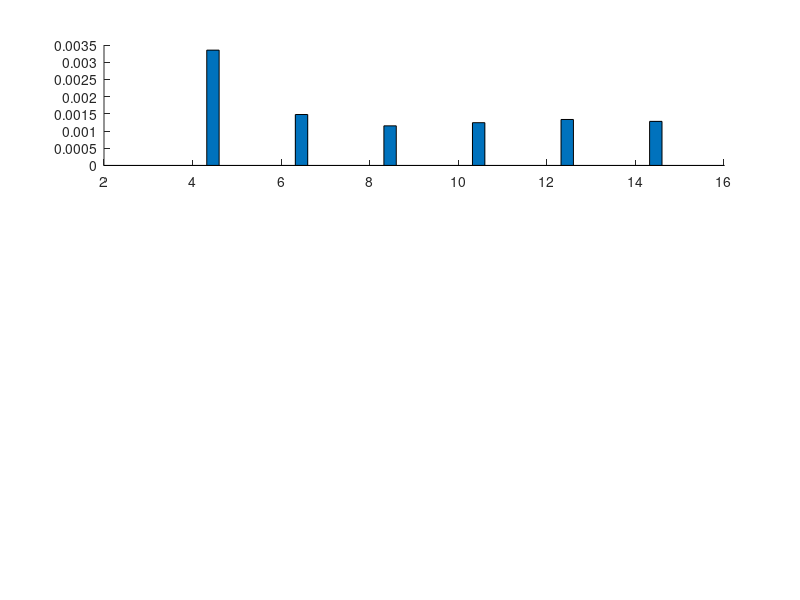

MATLAB code for this plot: (Note: this script raises an error after producing the figure.)

clc
clear
fontSize = 10;
format long

t_sample = 0.13;
f0 = 50;
w0 = 2*pi*f0;

N = 20;
tf = 0.5;
nFilter = 30;
f1 = 20;
f2 = 90;
for subplotItr=1:3


    switch subplotItr
        case 1
            FInt1 = [45];
        case 2
            %FInt1 = [35, 40, 45, 55, 60, 65];
            FInt1_below = 2.5:2.5:47.5;
            FInt1_above = 52.5:2.5:97.5;
%              FInt1_below = 45:2.5:47.5;
%              FInt1_above = 52.5:10:400;
            FInt1 = cat(2, FInt1_below, FInt1_above);
        case 3
            FInt1 = [45];
            HInt1Coeff = [1:0.25:10]/100;
    end




    if (subplotItr==3)
        [row, col] = size(HInt1Coeff);
        Iteration = col;
    else
        [row, col] = size(FInt1);
        Iteration = col;
    end

    for itr=1:Iteration
        h3Coeff = 0;%0.20;
        h5Coeff = 0;%0.10;

        % interharmonics
        if(subplotItr==3)
            hInt1Coeff = HInt1Coeff(itr);
            hInt2Coeff = 0;
        else
            hInt1Coeff = 0.01;%0.05;
            hInt2Coeff = 0;
        end

        % do not change the sigma, this is the noise-free
        % version
        % for noise-case refer to Run01-OurApproaches_Noise
        sigma = 0;

        fs = N*f0;

        % the following coefficents are used in the arccosine-free version of the
        % algorithm
        a = fs/4/pi/sin(2*pi/N);
        b = 2*cos(2*pi/N);


        dt = 1/fs;

        %% filter
        fnyq = fs/2;


        w1 = f1/fnyq;
        w2 = f2/fnyq;

        filterCoeffs = fir1(nFilter, [w1 w2]);

        %%



        Am = 1*sqrt(2);



        t = 0:dt:tf;
        [row, col] = size(t);
        Nsamples = col;

        f = f0 *ones(size(t))+ sin(2*pi*1*t) +0.5*sin(2*pi*6*t);
        %f = 52 *ones(size(t));
        %f = f0 *ones(size(t))+25*t-25*t.^2;
        f3 = 3*f;
        f5 = 5*f;

        if(subplotItr==2)
            fInt1 = FInt1(itr)*ones(size(f));
            fInt2 = 49*ones(size(f));
        else
            fInt1 = FInt1(1)*ones(size(f));
            fInt2 = 49*ones(size(f));
        end

        f_max = max(f);
        f_min = min(f);

        w = 2*pi*f;

        w3 = 2*pi*f3;
        w5 = 2*pi*f5;

        wInt1 = 2*pi*fInt1;
        wInt2 = 2*pi*fInt2;




        phi0 = 0;

        theta1(1) = phi0;
        theta3(1) = phi0;
        theta5(1) = phi0;
        thetaInt1(1) = phi0;
        thetaInt2(1) = phi0;

        thetb1(1) = phi0+4*pi/3;
        thetb3(1) = phi0+4*pi/3;
        thetb5(1) = phi0+4*pi/3;
        thetbInt1(1) = phi0+4*pi/3;
        thetbInt2(1) = phi0+4*pi/3;

        thetc1(1) = phi0+2*pi/3;
        thetc3(1) = phi0+2*pi/3;
        thetc5(1) = phi0+2*pi/3;
        thetcInt1(1) = phi0+2*pi/3;
        thetcInt2(1) = phi0+2*pi/3;


        for k=2:length(t)
            theta1(k) = theta1(k-1)+w(k)*dt;
            theta3(k) = theta3(k-1)+w3(k)*dt;
            theta5(k) = theta5(k-1)+w5(k)*dt;
            thetaInt1(k) = thetaInt1(k-1)+wInt1(k)*dt;
            thetaInt2(k) = thetaInt2(k-1)+wInt2(k)*dt;


            thetb1(k) = thetb1(k-1)+w(k)*dt;
            thetb3(k) = thetb3(k-1)+w3(k)*dt;
            thetb5(k) = thetb5(k-1)+w5(k)*dt;
            thetbInt1(k) = thetbInt1(k-1)+wInt1(k)*dt;
            thetbInt2(k) = thetbInt2(k-1)+wInt2(k)*dt;

            thetc1(k) = thetc1(k-1)+w(k)*dt;
            thetc3(k) = thetc3(k-1)+w3(k)*dt;
            thetc5(k) = thetc5(k-1)+w5(k)*dt;
            thetcInt1(k) = thetcInt1(k-1)+wInt1(k)*dt;
            thetcInt2(k) = thetcInt2(k-1)+wInt2(k)*dt;
        end



        x = Am*cos(theta1);% + sigma*randn(size(t))+ h3Coeff*Am*cos(theta3)+ h5Coeff*Am*cos(theta5);
        y = Am*cos(thetb1);% + sigma*randn(size(t))+ h3Coeff*Am*cos(thetb3)+ h5Coeff*Am*cos(thetb5);
        z = Am*cos(thetc1);% + sigma*randn(size(t))+ h3Coeff*Am*cos(thetc3)+ h5Coeff*Am*cos(thetc5);



        %xh: x with harmonics
        %yh: y with harmonics
        %zh: z with harmonics
        xh = Am*cos(theta1) + sigma*randn(size(t))+ h3Coeff*Am*cos(theta3)+ h5Coeff*Am*cos(theta5)...
            +hInt1Coeff*Am*cos(thetaInt1)+hInt2Coeff*Am*cos(thetaInt2);
        yh = Am*cos(thetb1) + sigma*randn(size(t))+ h3Coeff*Am*cos(thetb3)+ h5Coeff*Am*cos(thetb5)...
            +hInt1Coeff*Am*cos(thetbInt1)+hInt2Coeff*Am*cos(thetbInt2);
        zh = Am*cos(thetc1) + sigma*randn(size(t))+ h3Coeff*Am*cos(thetc3)+ h5Coeff*Am*cos(thetc5)...
            +hInt1Coeff*Am*cos(thetcInt1)+hInt2Coeff*Am*cos(thetcInt2);

        % xhf: xh filtered
        % yhf: yh filtered
        % zhf: zh filtered
        xhf = filter(filterCoeffs,1,xh);
        yhf = filter(filterCoeffs,1,yh);
        zhf = filter(filterCoeffs,1,zh);



        %% our approach for window length of 9

        M = 3;
        windowLength = 2*M+3; % = 9
        K = M; % K = (windowLength-3)/2

        firstIndex = K+2;

        for k=firstIndex:Nsamples-K-1
            Xk = x(k-K:k+K)';
            Xk_minus = x(k-K-1:k+K-1)';
            Xk_plus = x(k-K+1:k+K+1)';
            f_hatWin9(k) = fs/2/pi*acos(Xk'*(Xk_minus+Xk_plus)/2/(Xk'*Xk));
            f_hatWin9_arccosinefree(k) = f0 + a*(Xk'*(b*Xk-Xk_minus-Xk_plus))/(Xk'*Xk);

            Yk = y(k-K:k+K)';
            Yk_minus = y(k-K-1:k+K-1)';
            Yk_plus = y(k-K+1:k+K+1)';

            Zk = z(k-K:k+K)';
            Zk_minus = z(k-K-1:k+K-1)';
            Zk_plus = z(k-K+1:k+K+1)';


            numArg = Xk'*(Xk_minus+Xk_plus);
            numArg = numArg + Yk'*(Yk_minus+Yk_plus);
            numArg = numArg + Zk'*(Zk_minus+Zk_plus);

            denArg = 2*(Xk'*Xk);
            denArg = denArg + 2*(Yk'*Yk);
            denArg = denArg + 2*(Zk'*Zk);

            arg = numArg/denArg;
            f_hatWin9_3phase(k) = fs/2/pi*acos(arg);

            % Antonio Lopez Algorithm
            Xk = [x(k-3); x(k); x(k+3)];
            Xk_minus = [x(k-4); x(k-1); x(k+2)];
            Xk_plus = [x(k-2); x(k+1); x(k+4)];
            f_hat_lopez(k) = fs/2/pi*acos(Xk'*(Xk_minus+Xk_plus)/2/(Xk'*Xk));
        end

        [r, c] = size(t);
        Nsamples = c;

        Kmax =6;

        f_hat_1phase = f0*ones(Kmax+1,Kmax+1+nFilter);
        f_hat_3phase = f0*ones(Kmax+1,Kmax+1+nFilter);

        f_hat_1phase_withHarmonics = f0*ones(Kmax+1,Kmax+1+nFilter);
        f_hat_3phase_withHarmonics = f0*ones(Kmax+1,Kmax+1+nFilter);

        f_hat_1phase_withHarmonics_filtered = f0*ones(Kmax+1,Kmax+1+nFilter);
        f_hat_3phase_withHarmonics_filtered = f0*ones(Kmax+1,Kmax+1+nFilter);

        for K = 0:Kmax
            % K = 0,           Window Length = 3
            % K = 1,           Window Length = 5
            % K = 2,           Window Length = 7
            % K = 3,           Window Length = 9
            % K = 4,           Window Length = 11
            lengthWindow(K+1)  = 2*K+3;
            firstIndex = K+2+nFilter;% the first element of Xk_minus must be available: it must be the first element of the signal
            % k-K-1 = 1  ==>  k=K+2
            lastIndex = Nsamples-K-1;% the last element of Xk_plus must be available: it must be the first element of the signal
            % k+K+1 = Nsamples  ==> k = Nsamples-K-1
            for k=firstIndex:lastIndex
                Xk = x(k-K:k+K)';
                Xk_minus = x(k-K-1:k+K-1)';
                Xk_plus = x(k-K+1:k+K+1)';
                arg = Xk'*(Xk_minus+Xk_plus)/2/(Xk'*Xk);
                if(abs(arg)>1)
                    f_hat_1phase(K+1,k) = f_hat_1phase(K+1,k-1);
                else
                    f_hat_1phase(K+1,k) = fs/2/pi*acos(arg);
                end
                f_hat_1phase_arccosinefree(K+1,k) = f0 + a*(Xk'*(b*Xk-Xk_minus-Xk_plus))/(Xk'*Xk);

                Xkh = xh(k-K:k+K)';
                Xkh_minus = xh(k-K-1:k+K-1)';
                Xkh_plus = xh(k-K+1:k+K+1)';
                arg = Xkh'*(Xkh_minus+Xkh_plus)/2/(Xkh'*Xkh);
                if(abs(arg)>1)
                    f_hat_1phase_withHarmonics(K+1,k) = f_hat_1phase_withHarmonics(K+1,k-1);
                else
                    f_hat_1phase_withHarmonics(K+1,k) = fs/2/pi*acos(arg);
                end
                f_hat_1phase_arccosinefree_withHarmonics(K+1,k) = f0 + a*(Xkh'*(b*Xkh-Xkh_minus-Xkh_plus))/(Xkh'*Xkh);

                Xkhf = xhf(k-K:k+K)';
                Xkhf_minus = xhf(k-K-1:k+K-1)';
                Xkhf_plus = xhf(k-K+1:k+K+1)';
                arg = Xkhf'*(Xkhf_minus+Xkhf_plus)/2/(Xkhf'*Xkhf);
                if(abs(arg)>1)
                    f_hat_1phase_withHarmonics_filtered(K+1,k) = f_hat_1phase_withHarmonics_filtered(K+1,k-1);
                else
                    f_hat_1phase_withHarmonics_filtered(K+1,k) = fs/2/pi*acos(arg);
                end
                f_hat_1phase_arccosinefree_withHarmonics_filtered(K+1,k) = f0 + a*(Xkhf'*(b*Xkhf-Xkhf_minus-Xkhf_plus))/(Xkhf'*Xkhf);


                Yk = y(k-K:k+K)';
                Yk_minus = y(k-K-1:k+K-1)';
                Yk_plus = y(k-K+1:k+K+1)';

                Zk = z(k-K:k+K)';
                Zk_minus = z(k-K-1:k+K-1)';
                Zk_plus = z(k-K+1:k+K+1)';


                numArg = Xk'*(Xk_minus+Xk_plus);
                numArg = numArg + Yk'*(Yk_minus+Yk_plus);
                numArg = numArg + Zk'*(Zk_minus+Zk_plus);

                denArg = 2*(Xk'*Xk);
                denArg = denArg + 2*(Yk'*Yk);
                denArg = denArg + 2*(Zk'*Zk);

                arg = numArg/denArg;
                if(abs(arg)>1)
                    f_hat_3phase(K+1,k) = f_hat_3phase(K+1,k-1);
                else
                    f_hat_3phase(K+1,k) = fs/2/pi*acos(arg);
                end

                % three-phase arccosine-free
                num = a*(Xk'*(b*Xk-Xk_minus-Xk_plus));
                num = num + a*(Yk'*(b*Yk-Yk_minus-Yk_plus));
                num = num + a*(Zk'*(b*Zk-Zk_minus-Zk_plus));

                den = (Xk'*Xk);
                den = den + (Yk'*Yk);
                den = den + (Zk'*Zk);

                f_hat_3phase_arccosinefree(K+1,k) = f0 + num/den;

                % three-phase with harmonics
                Ykh = yh(k-K:k+K)';
                Ykh_minus = yh(k-K-1:k+K-1)';
                Ykh_plus = yh(k-K+1:k+K+1)';

                Zkh = zh(k-K:k+K)';
                Zkh_minus = zh(k-K-1:k+K-1)';
                Zkh_plus = zh(k-K+1:k+K+1)';


                numArg = Xkh'*(Xkh_minus+Xkh_plus);
                numArg = numArg + Ykh'*(Ykh_minus+Ykh_plus);
                numArg = numArg + Zkh'*(Zkh_minus+Zkh_plus);

                denArg = 2*(Xkh'*Xkh);
                denArg = denArg + 2*(Ykh'*Ykh);
                denArg = denArg + 2*(Zkh'*Zkh);

                arg = numArg/denArg;
                if(abs(arg)>1)
                    f_hat_3phase_withHarmonics(K+1,k) = f_hat_3phase_withHarmonics(K+1,k-1);
                else
                    f_hat_3phase_withHarmonics(K+1,k) = fs/2/pi*acos(arg);
                end

                % three-phase with harmonics arccosine-free
                num = a*(Xkh'*(b*Xkh-Xkh_minus-Xkh_plus));
                num = num + a*(Ykh'*(b*Ykh-Ykh_minus-Ykh_plus));
                num = num + a*(Zkh'*(b*Zkh-Zkh_minus-Zkh_plus));

                den = (Xkh'*Xkh);
                den = den + (Ykh'*Ykh);
                den = den + (Zkh'*Zkh);

                f_hat_3phase_arccosinefree_withHarmonics(K+1,k) = f0 + num/den;


                % three-phase with harmonics,  Filtered
                Ykhf = yhf(k-K:k+K)';
                Ykhf_minus = yhf(k-K-1:k+K-1)';
                Ykhf_plus = yhf(k-K+1:k+K+1)';

                Zkhf = zhf(k-K:k+K)';
                Zkhf_minus = zhf(k-K-1:k+K-1)';
                Zkhf_plus = zhf(k-K+1:k+K+1)';


                numArg = Xkhf'*(Xkhf_minus+Xkhf_plus);
                numArg = numArg + Ykhf'*(Ykhf_minus+Ykhf_plus);
                numArg = numArg + Zkhf'*(Zkhf_minus+Zkhf_plus);

                denArg = 2*(Xkhf'*Xkhf);
                denArg = denArg + 2*(Ykhf'*Ykhf);
                denArg = denArg + 2*(Zkhf'*Zkhf);

                arg = numArg/denArg;
                if(abs(arg)>1)
                    f_hat_3phase_withHarmonics_filtered(K+1,k) = f_hat_3phase_withHarmonics_filtered(K+1,k-1);
                else
                    f_hat_3phase_withHarmonics_filtered(K+1,k) = fs/2/pi*acos(arg);
                end

                % three-phase with harmonics arccosine-free, filtered
                num = a*(Xkhf'*(b*Xkhf-Xkhf_minus-Xkhf_plus));
                num = num + a*(Ykhf'*(b*Ykhf-Ykhf_minus-Ykhf_plus));
                num = num + a*(Zkhf'*(b*Zkhf-Zkhf_minus-Zkhf_plus));

                den = (Xkhf'*Xkhf);
                den = den + (Ykhf'*Ykhf);
                den = den + (Zkhf'*Zkhf);

                f_hat_3phase_arccosinefree_withHarmonics_filtered(K+1,k) = f0 + num/den;


            end
            %     figure()
            %     plot(t(firstIndex:lastIndex), f(firstIndex:lastIndex),'Color','black','LineWidth',1)
            %     hold on
            %     plot(t(firstIndex:lastIndex), f_hat_1phase(K+1,firstIndex:lastIndex),'--','Color','blue','LineWidth',1)
            %     plot(t(firstIndex:lastIndex), f_hat_1phase_arccosinefree(K+1,firstIndex:lastIndex),'--','Color','green','LineWidth',1)
            %     plot(t(firstIndex:lastIndex), f_hat_3phase(K+1,firstIndex:lastIndex),'--','Color','red','LineWidth',1)
            %     plot(t(firstIndex:lastIndex), f_hat_3phase_arccosinefree(K+1,firstIndex:lastIndex),'--','Color','cyan','LineWidth',1)
            %     xlabel('time (sec)','FontSize', fontSize, 'FontWeight', 'bold')
            %     ylabel('f(t) and f_e_s_t(t))','FontSize', fontSize, 'FontWeight', 'bold')
            %     title(['data window length = ' int2str(2*K+3)],'FontSize', fontSize, 'FontWeight', 'bold')
            %     legend('exact frequency','estimated frequency')
            %     axis([0, tf, f_min-3, f_max+3])


            % with harmonics and/or noise
            se_1phase_withHarmonics = (f(firstIndex:lastIndex)-f_hat_1phase_withHarmonics(K+1,firstIndex:lastIndex)).^2;
            maxSE_1phase_withHarmonics = max(se_1phase_withHarmonics);
            MSE_1phase_withHarmonics(K+1) = mean(se_1phase_withHarmonics);
            MSE_1phase3phase_withHarmonics(K+1,1) = mean(se_1phase_withHarmonics);


            se_1phase_arccosinefree_withHarmonics = (f(firstIndex:lastIndex)-f_hat_1phase_arccosinefree_withHarmonics(K+1,firstIndex:lastIndex)).^2;
            maxSE_1phase_arccosinefree_withHarmonics = max(se_1phase_arccosinefree_withHarmonics);
            MSE_1phase_arccosinefree_withHarmonics(K+1) = mean(se_1phase_arccosinefree_withHarmonics);
            MSE_1phase3phase_withHarmonics(K+1,2) = mean(se_1phase_arccosinefree_withHarmonics);


            se_3phase_withHarmonics = (f(firstIndex:lastIndex)-f_hat_3phase_withHarmonics(K+1,firstIndex:lastIndex)).^2;
            maxSE_3phase_withHarmonics = max(se_3phase_withHarmonics);
            MSE_3phase_withHarmonics(K+1) = mean(se_3phase_withHarmonics);
            MSE_1phase3phase_withHarmonics(K+1,3) = mean(se_3phase_withHarmonics);


            se_3phase_arccosinefree_withHarmonics = (f(firstIndex:lastIndex)-f_hat_3phase_arccosinefree_withHarmonics(K+1,firstIndex:lastIndex)).^2;
            maxSE_3phase_arccosinefree_withHarmonics = max(se_3phase_arccosinefree_withHarmonics);
            MSE_3phase_arccosinefree_withHarmonics(K+1) = mean(se_3phase_arccosinefree_withHarmonics);
            MSE_1phase3phase_withHarmonics(K+1,4) = mean(se_3phase_arccosinefree_withHarmonics);

            % filtered
            se_1phase_withHarmonics_filtered = (f(firstIndex:lastIndex-nFilter/2)-f_hat_1phase_withHarmonics_filtered(K+1,firstIndex+nFilter/2:lastIndex)).^2;
            maxSE_1phase_withHarmonics_filtered = max(se_1phase_withHarmonics_filtered);
            MSE_1phase_withHarmonics_filtered(K+1) = mean(se_1phase_withHarmonics_filtered);
            MSE_1phase3phase_withHarmonics_filtered(K+1,1) = mean(se_1phase_withHarmonics_filtered);

            se_1phase_arccosinefree_withHarmonics_filtered = (f(firstIndex:lastIndex-nFilter/2)-f_hat_1phase_arccosinefree_withHarmonics_filtered(K+1,firstIndex+nFilter/2:lastIndex)).^2;
            maxSE_1phase_arccosinefree_withHarmonics_filtered = max(se_1phase_arccosinefree_withHarmonics_filtered);
            MSE_1phase_arccosinefree_withHarmonics_filtered(K+1) = mean(se_1phase_arccosinefree_withHarmonics_filtered);
            MSE_1phase3phase_withHarmonics_filtered(K+1,2) = mean(se_1phase_arccosinefree_withHarmonics_filtered);


            se_3phase_withHarmonics_filtered = (f(firstIndex:lastIndex-nFilter/2)-f_hat_3phase_withHarmonics_filtered(K+1,firstIndex+nFilter/2:lastIndex)).^2;
            maxSE_3phase_withHarmonics_filtered = max(se_3phase_withHarmonics_filtered);
            MSE_3phase_withHarmonics_filtered(K+1) = mean(se_3phase_withHarmonics_filtered);
            MSE_1phase3phase_withHarmonics_filtered(K+1,3) = mean(se_3phase_withHarmonics_filtered);

            se_3phase_arccosinefree_withHarmonics_filtered = (f(firstIndex:lastIndex-nFilter/2)-f_hat_3phase_arccosinefree_withHarmonics_filtered(K+1,firstIndex+nFilter/2:lastIndex)).^2;
            maxSE_3phase_arccosinefree_withHarmonics_filtered = max(se_3phase_arccosinefree_withHarmonics_filtered);
            MSE_3phase_arccosinefree_withHarmonics_filtered(K+1) = mean(se_3phase_arccosinefree_withHarmonics_filtered);
            MSE_1phase3phase_withHarmonics_filtered(K+1,4) = mean(se_3phase_arccosinefree_withHarmonics_filtered);


            %      figure()
            %      plot(t(firstIndex:lastIndex),mse,'Color','black','LineWidth',1)
            %      xlabel('time (sec)','FontSize', fontSize, 'FontWeight', 'bold')
            %      ylabel('MSE(f-f_e_s_t)','FontSize', fontSize, 'FontWeight', 'bold')
            %      title(['data window length = ' int2str(2*K+3)],'FontSize', fontSize, 'FontWeight', 'bold')
            %      axis([0, tf, 0, maxSE])
        end

        switch subplotItr
            case 1
                % for 1-phase case, the wibdow of length 3 is completely inefficent
                % therefore we ignore showing their MSE
                MSE_1phase3phase_withHarmonics(1,1)=0;
                MSE_1phase3phase_withHarmonics(1,2)=0;
            case 2
                %                 MSE_1Phase_WithInterhamonics_Win9(1, itr) = MSE_1phase3phase_withHarmonics(4,1);
                %                 MSE_1Phase_arccosinefree_WithInterhamonics_Win9(1, itr) = MSE_1phase3phase_withHarmonics(4,2);
                %                 MSE_3Phase_WithInterhamonics_Win9(1, itr) = MSE_1phase3phase_withHarmonics(4,3);
                %                 MSE_3Phase_arccosinefree_WithInterhamonics_Win9(1, itr) = MSE_1phase3phase_withHarmonics(4,4);

                MSE_1Phase3Phase_WithInterhamonics_Win9(itr,1) = MSE_1phase3phase_withHarmonics(4,1);
                MSE_1Phase3Phase_WithInterhamonics_Win9(itr,2) = MSE_1phase3phase_withHarmonics(4,2);
                MSE_1Phase3Phase_WithInterhamonics_Win9(itr,3) = MSE_1phase3phase_withHarmonics(4,3);
                MSE_1Phase3Phase_WithInterhamonics_Win9(itr,4) = MSE_1phase3phase_withHarmonics(4,4);
            case 3
                MSE_1Phase3Phase_WithInterhamonics_DifferentPercents_Win9(itr,1) = MSE_1phase3phase_withHarmonics(4,1);
                MSE_1Phase3Phase_WithInterhamonics_DifferentPercents_Win9(itr,2) = MSE_1phase3phase_withHarmonics(4,2);
                MSE_1Phase3Phase_WithInterhamonics_DifferentPercents_Win9(itr,3) = MSE_1phase3phase_withHarmonics(4,3);
                MSE_1Phase3Phase_WithInterhamonics_DifferentPercents_Win9(itr,4) = MSE_1phase3phase_withHarmonics(4,4);
        end



    end

    switch subplotItr
        case 1
            figure(1)
            subplot(311)
            bar(lengthWindow, MSE_1phase3phase_withHarmonics,'group')
            xlabel('length of data window','FontSize', fontSize, 'FontWeight', 'bold')
            ylabel('MSE','FontSize', fontSize, 'FontWeight', 'bold')
            legend('1-phase', '1-phase arccosine-free', '3-phase', '3-phase arccosine-free')
            title(['Fig. 9a: Comparison of four proposed approaches, with ' int2str(hInt1Coeff*100),'% of interharmonic of ', num2str(fInt1(1)), ' Hz'],'FontSize', fontSize, 'FontWeight', 'bold')
        case 2
            figure(1)
            subplot(313)
%            bar(FInt1, MSE_1Phase3Phase_WithInterhamonics_Win9,'group')
            bar(FInt1, MSE_1Phase3Phase_WithInterhamonics_Win9(:,1),'group')
            xlabel('interharmonic','FontSize', fontSize, 'FontWeight', 'bold')
            ylabel('MSE','FontSize', fontSize, 'FontWeight', 'bold')
            legend('1-phase  (window length of 9)', '1-phase arccosine-free', '3-phase', '3-phase arccosine-free')
            title(['Fig. 9c: Effct of different interharmonics, with ' int2str(hInt1Coeff*100),'% of amplitude ratio'],'FontSize', fontSize, 'FontWeight', 'bold')
        case 3
            figure(1)
            subplot(312)
            bar(HInt1Coeff*100, MSE_1Phase3Phase_WithInterhamonics_DifferentPercents_Win9(:,1),'group')
%            plot(HInt1Coeff*100, MSE_1Phase3Phase_WithInterhamonics_DifferentPercents_Win9(:,1),'Color','black','LineWidth',1.5)
%             hold on
%             plot(HInt1Coeff*100, MSE_1Phase3Phase_WithInterhamonics_DifferentPercents_Win9(:,1), '-.','Color','black','LineWidth',1.5)
            xlabel('ratio of interharmonic (%)','FontSize', fontSize, 'FontWeight', 'bold')
            ylabel('MSE','FontSize', fontSize, 'FontWeight', 'bold')
            legend('1-phase (window length of 9)', '1-phase arccosine-free')
            title(['Fig. 9b: Effect of different amounts of interharmonic (45 Hz)'],'FontSize', fontSize, 'FontWeight', 'bold')
            axis([0.5, 10.5, 0, 0.2])
    end



end


% % for 1-phase case, the wibdow of length 3 is completely inefficent
% % therefore we ignore showing their MSE
% MSE_1phase3phase_withHarmonics(1,1)=0;
% MSE_1phase3phase_withHarmonics(1,2)=0;
% figure(1)
% bar(lengthWindow, MSE_1phase3phase_withHarmonics,'group')
% xlabel('length of data window','FontSize', fontSize, 'FontWeight', 'bold')
% ylabel('mean(f-f_e_s_t)^2','FontSize', fontSize, 'FontWeight', 'bold')
% legend('1-phase', '1-phase arccosine-free', '3-phase', '3-phase arccosine-free')
% title(['Comparison of four proposed approaches, 3^r^d harmonic = ' int2str(h3Coeff*100),'%, 5^t^h harmonic = ' int2str(h5Coeff*100),'%'],'FontSize', fontSize, 'FontWeight', 'bold')
% %title(['Comparison of four proposed approaches, SNR = ' int2str(20*log10(1/sigma))],'FontSize', fontSize, 'FontWeight', 'bold')
%
% % for 1-phase case, the wibdow of length 3 is completely inefficent
% % therefore we ignore showing their MSE
% MSE_1phase3phase_withHarmonics_filtered(1,1)=0;
% MSE_1phase3phase_withHarmonics_filtered(1,2)=0;
% figure(2)
% bar(lengthWindow, MSE_1phase3phase_withHarmonics_filtered,'group')
% xlabel('length of data window','FontSize', fontSize, 'FontWeight', 'bold')
% ylabel('mean(f-f_e_s_t)^2','FontSize', fontSize, 'FontWeight', 'bold')
% legend('1-phase', '1-phase arccosine-free', '3-phase', '3-phase arccosine-free')
% title(['Comparison of four proposed approaches, 3^r^d harmonic = ' int2str(h3Coeff*100),'%, 5^t^h harmonic = ' int2str(h5Coeff*100),'%, signal pre-filtered'],'FontSize', fontSize, 'FontWeight', 'bold')
% %title(['Comparison of four proposed approaches, SNR = ' int2str(20*log10(1/sigma)) ', signal pre-filtered'],'FontSize', fontSize, 'FontWeight', 'bold')
%
% figure(3)
% plot(t(firstIndex:lastIndex), f(firstIndex:lastIndex),'Color','black','LineWidth',1)
% hold on
% %plot(t(firstIndex:lastIndex), f_hat_1phase(4, firstIndex:lastIndex), 'red')
% %plot(t(firstIndex:lastIndex), f_hat_1phase_withHarmonics_filtered(4,firstIndex:lastIndex), 'green')
% plot(t(firstIndex:lastIndex-nFilter/2), f_hat_1phase_withHarmonics_filtered(4,firstIndex+nFilter/2:lastIndex), '--', 'Color','black','LineWidth',1)
% xlabel('time (sec)','FontSize', fontSize, 'FontWeight', 'bold')
% ylabel('frequency (Hz)','FontSize', fontSize, 'FontWeight', 'bold')
% title('Comparison of exact and estimated frequency','FontSize', fontSize, 'FontWeight', 'bold')
% legend('exact frequency', 'estimated frequency')
%
% figure(4)
% subplot(211)
% bar(lengthWindow, MSE_1phase3phase_withHarmonics,'group')
% xlabel('length of data window','FontSize', fontSize, 'FontWeight', 'bold')
% ylabel('mean(f-f_e_s_t)^2','FontSize', fontSize, 'FontWeight', 'bold')
% legend('1-phase', '1-phase arccosine-free', '3-phase', '3-phase arccosine-free')
% title(['Comparison of four proposed approaches, 3^r^d harmonic = ' int2str(h3Coeff*100),'%, 5^t^h harmonic = ' int2str(h5Coeff*100),'%'],'FontSize', fontSize, 'FontWeight', 'bold')
%
% subplot(212)
% bar(lengthWindow, MSE_1phase3phase_withHarmonics_filtered,'group')
% xlabel('length of data window','FontSize', fontSize, 'FontWeight', 'bold')
% ylabel('mean(f-f_e_s_t)^2','FontSize', fontSize, 'FontWeight', 'bold')
% legend('1-phase', '1-phase arccosine-free', '3-phase', '3-phase arccosine-free')
% title(['Comparison of four proposed approaches, 3^r^d harmonic = ' int2str(h3Coeff*100),'%, 5^t^h harmonic = ' int2str(h5Coeff*100),'%, signal pre-filtered'],'FontSize', fontSize, 'FontWeight', 'bold')
%
